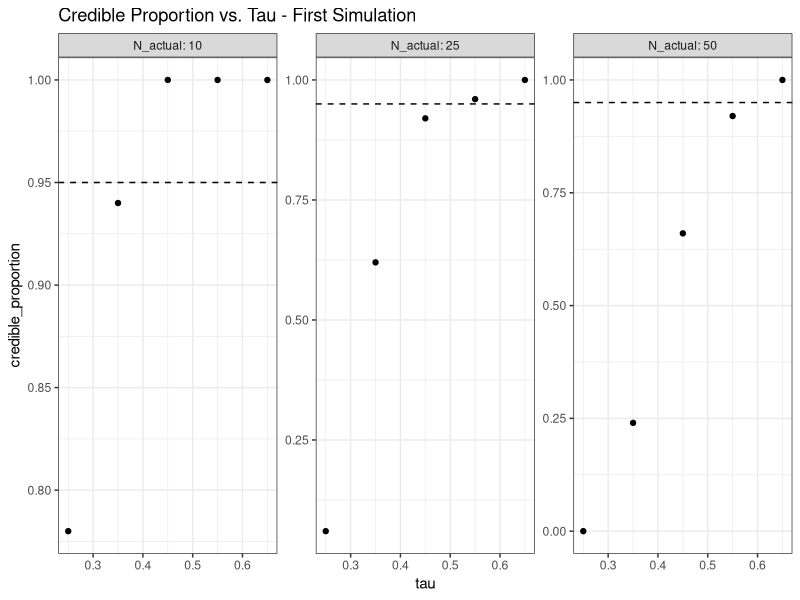
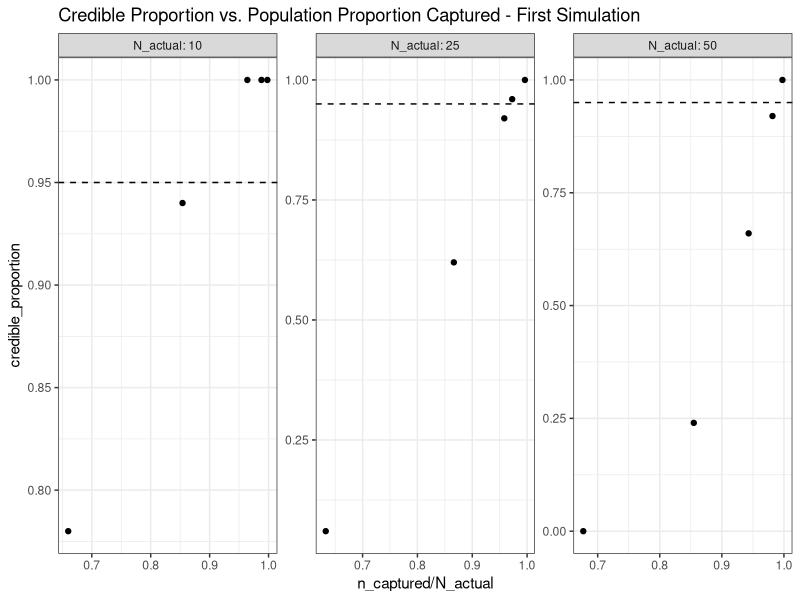
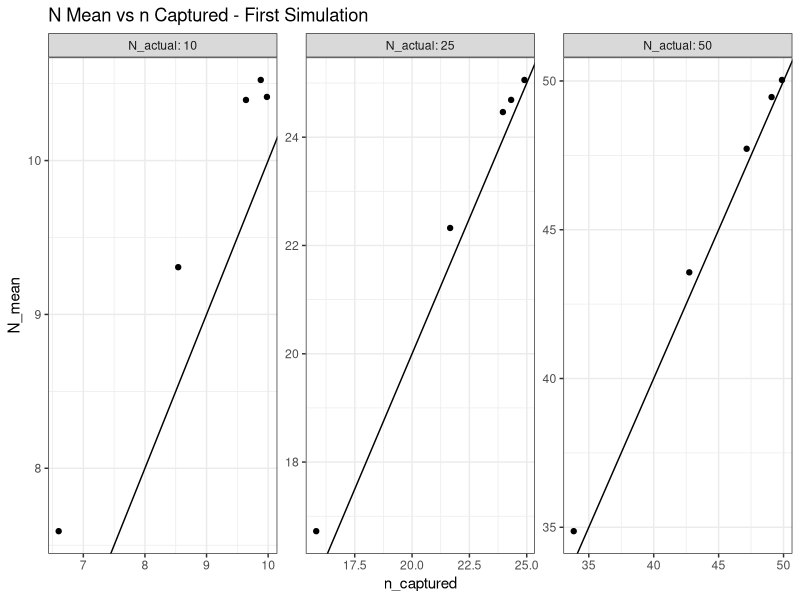
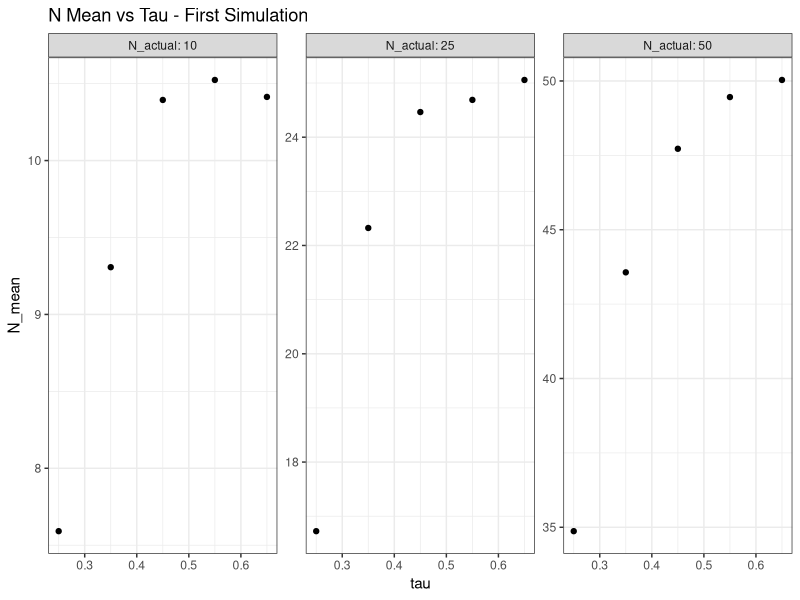
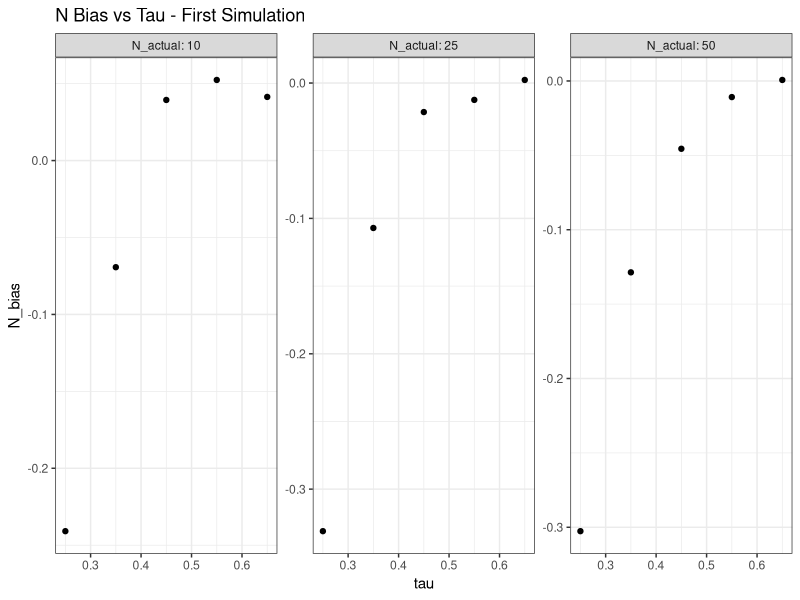
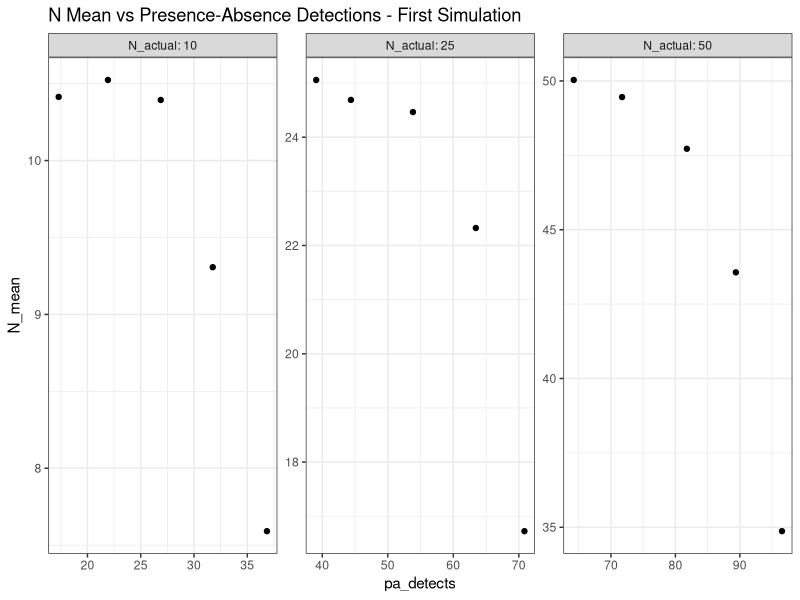
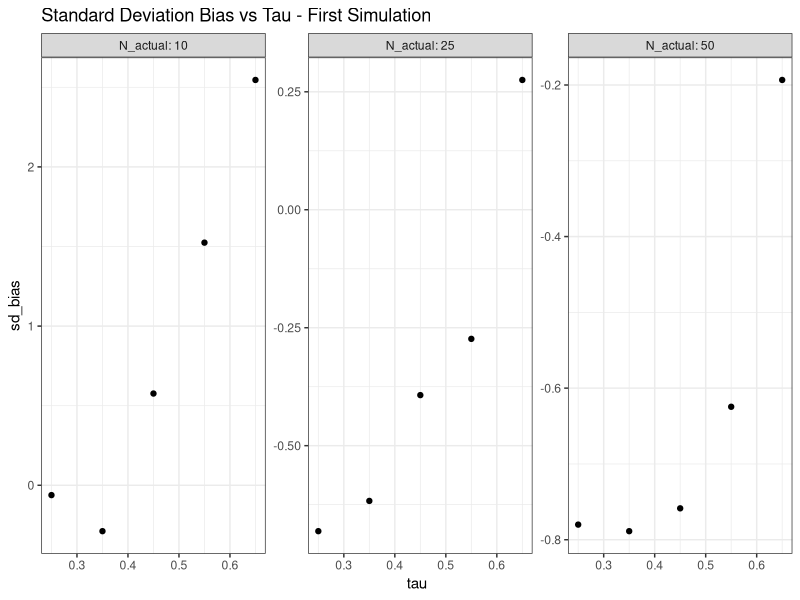
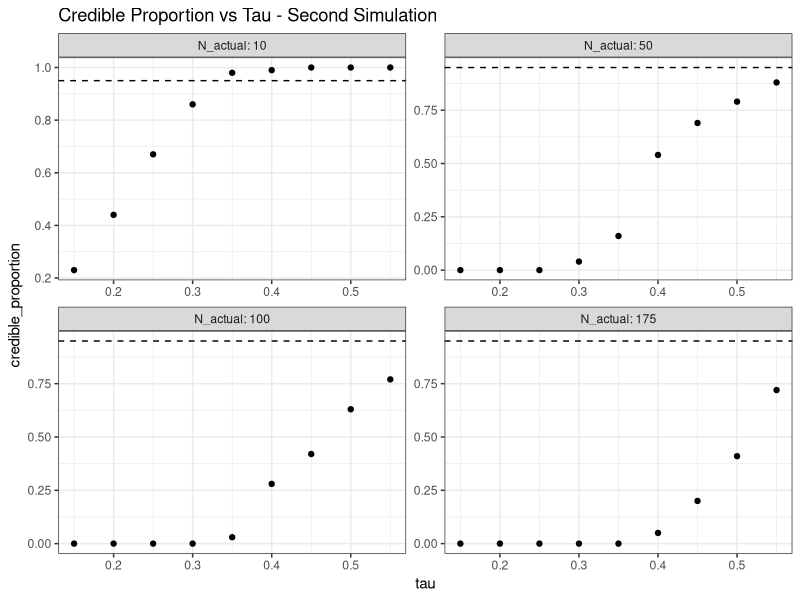

These charts were generated, in order, by the following R code: (Note: this script raises an error after producing the figures.)
## ---- chunk 1
knitr::opts_chunk$set(echo = FALSE)
knitr::opts_chunk$set(results = "hide")
library(ggplot2)
theme_set(theme_bw())
library(readr)
require(gridExtra)
library(cowplot)
summary_stats_SimStudy4 <- read_csv("summary_stats_SimStudy4.csv")
summary_stats_SimStudy5 <- read_csv("summary_stats_SimStudy5.csv")
summary_stats_SimStudy7 <- read_csv("summary_stats_SimStudy7.csv")
summary_stats_SimStudy8 <- read_csv("summary_stats_SimStudy8ReRun.csv")
summary_stats_SimStudy10 <- read_csv("summary_stats_SimStudy10.csv")
summary_stats_SimStudy12 <- read_csv("summary_stats_SimStudy12.csv")
## ---- chunk 2

ggplot(data = summary_stats_SimStudy4, mapping = aes(x = tau, y = credible_proportion)) +
  geom_point() +
  facet_wrap(vars(N_actual), scales = "free", labeller = label_both) +
  geom_hline(yintercept = 0.95, lty = 2) +
  ggtitle("Credible Proportion vs. Tau - First Simulation")

ggsave("SimStudy4_credible_proportion_vs_tau.png", device = "png")

ggplot(data = summary_stats_SimStudy4, mapping = aes(x = n_captured / N_actual, y = credible_proportion)) +
  geom_point() +
  facet_wrap(vars(N_actual), scales = "free", labeller = label_both) +
  geom_hline(yintercept = 0.95, lty = 2) +
  ggtitle("Credible Proportion vs. Population Proportion Captured - First Simulation")

ggsave("SimStudy4_credible_proportion_vs_pop_prop.png", device = "png")

ggplot(data = summary_stats_SimStudy4, mapping = aes(x = n_captured, y = N_mean)) +
  geom_point() +
  facet_wrap(vars(N_actual), scales = "free", labeller = label_both) +
  geom_abline(slope = 1) +
  ggtitle("N Mean vs n Captured - First Simulation")

ggsave("SimStudy4_N_mean_vs_n_captured.png", device = "png")

ggplot(data = summary_stats_SimStudy4, mapping = aes(x = tau, y = N_mean)) +
  geom_point() +
  facet_wrap(vars(N_actual), scales = "free", labeller = label_both) +
  ggtitle("N Mean vs Tau - First Simulation")
ggsave("SimStudy4_N_mean_vs_tau.png", device = "png")

ggplot(data = summary_stats_SimStudy4, mapping = aes(x = tau, y = N_bias)) +
  geom_point() +
  facet_wrap(vars(N_actual), scales = "free", labeller = label_both) +
  ggtitle("N Bias vs Tau - First Simulation")
ggsave("SimStudy4_N_bias_vs_tau.png", device = "png")

ggplot(data = summary_stats_SimStudy4, mapping = aes(x = pa_detects, y = N_mean)) +
  geom_point() +
  facet_wrap(vars(N_actual), scales = "free", labeller = label_both) +
  ggtitle("N Mean vs Presence-Absence Detections - First Simulation")
ggsave("SimStudy4_N_mean_vs_pa_detects.png", device = "png")

ggplot(data = summary_stats_SimStudy4, mapping = aes(x = tau, y = sd_bias)) +
  geom_point() +
  facet_wrap(vars(N_actual), scales = "free", labeller = label_both) +
  ggtitle("Standard Deviation Bias vs Tau - First Simulation")
ggsave("SimStudy4_sd_bias_vs_tau.png", device = "png")
## ---- chunk 3

SimStudy5 <- subset(summary_stats_SimStudy5, N_actual == 10 | N_actual == 50 | N_actual == 100 | N_actual == 175)

ggplot(data = SimStudy5, mapping = aes(x = tau, y = credible_proportion)) +
  geom_point() +
  facet_wrap(vars(N_actual), scales = "free", labeller = label_both) +
  geom_hline(yintercept = 0.95, lty = 2) +
  ggtitle("Credible Proportion vs Tau - Second Simulation")

ggsave("SimStudy5_credible_proportion_vs_tau.png", device = "png")

ggplot(data = SimStudy5, mapping = aes(x = n_captured / N_actual, y = credible_proportion)) +
  geom_point() +
  facet_wrap(vars(N_actual), scales = "free", labeller = label_both) +
  geom_hline(yintercept = 0.95, lty = 2) +
  ggtitle("Credible Proportion vs Population Proportion Captured - Second Simulation")

ggsave("SimStudy5_credible_proportion_vs_pop_prop.png", device = "png")

ggplot(data = SimStudy5, mapping = aes(x = n_captured, y = N_mean)) +
  geom_point() +
  facet_wrap(vars(N_actual), scales = "free", labeller = label_both) +
  geom_abline(slope = 1) +
  ggtitle("N Mean vs n Captured - Second Simulation")

ggsave("SimStudy5_N_mean_vs_n_captured.png", device = "png")

ggplot(data = SimStudy5, mapping = aes(x = tau, y = N_mean)) +
  geom_point() +
  facet_wrap(vars(N_actual), scales = "free", labeller = label_both) +
  ggtitle("N Mean vs Tau - Second Simulation")
ggsave("SimStudy5_N_mean_vs_tau.png", device = "png")

ggplot(data = SimStudy5, mapping = aes(x = tau, y = N_bias)) +
  geom_point() +
  facet_wrap(vars(N_actual), scales = "free", labeller = label_both) +
  ggtitle("N Bias vs Tau - Second Simulation")
ggsave("SimStudy5_N_bias_vs_tau.png", device = "png")

ggplot(data = SimStudy5, mapping = aes(x = pa_detects, y = N_mean)) +
  geom_point() +
  facet_wrap(vars(N_actual), scales = "free", labeller = label_both) +
  ggtitle("N Mean vs Presence-Absence Detections - Second Simulation")
ggsave("SimStudy5_N_mean_vs_pa_detects.png", device = "png")

ggplot(data = SimStudy5, mapping = aes(x = tau, y = sd_bias)) +
  geom_point() +
  facet_wrap(vars(N_actual), scales = "free", labeller = label_both) +
  ggtitle("Standard Deviation Bias vs Tau - Second Simulation")
ggsave("SimStudy5_sd_bias_vs_tau.png", device = "png")
## ---- chunk 4

SimStudy7 <- subset(summary_stats_SimStudy7, N_actual == 10 | N_actual == 175 & (nsites == 16 | nsites == 25))

ggplot(data = SimStudy7, mapping = aes(x = tau, y = credible_proportion)) +
  geom_point() +
  facet_wrap(vars(N_actual, ntraps), scales = "free", labeller = label_both) +
  geom_hline(yintercept = 0.95, lty = 2) +
  ggtitle("Credible Proportion vs Tau - Third Simulation")
ggsave("SimStudy7_credible_proportion_vs_tau.png", device = "png")

ggplot(data = SimStudy7, mapping = aes(x = n_captured / N_actual, y = credible_proportion)) +
  geom_point() +
  facet_wrap(vars(N_actual, ntraps), scales = "free", labeller = label_both) +
  geom_hline(yintercept = 0.95, lty = 2) +
  ggtitle("Credible Proportion vs Population Proportion Captured - Third Simulation")
ggsave("SimStudy7_credible_proportion_vs_pop_prop.png", device = "png")

ggplot(data = SimStudy7, mapping = aes(x = n_captured, y = N_mean)) +
  geom_point() +
  facet_wrap(vars(N_actual, ntraps), scales = "free", labeller = label_both) +
  geom_abline(slope = 1) +
  ggtitle("N Mean vs n Captured - Third Simulation")
ggsave("SimStudy7_N_mean_vs_n_captured.png", device = "png")

ggplot(data = SimStudy7, mapping = aes(x = tau, y = N_mean)) +
  geom_point() +
  facet_wrap(vars(N_actual, ntraps), scales = "free", labeller = label_both) +
  ggtitle("N Mean vs Tau - Third Simulation")
ggsave("SimStudy7_N_mean_vs_tau.png", device = "png")

ggplot(data = SimStudy7, mapping = aes(x = pa_detects, y = N_mean)) +
  geom_point() +
  facet_wrap(vars(N_actual, nsites), scales = "free", labeller = label_both) +
  ggtitle("N Mean vs Presence-Absence Detections - Third Simulation")
ggsave("SimStudy7_N_mean_vs_pa_detects.png", device = "png")

ggplot(data = SimStudy7, mapping = aes(x = tau, y = sd_bias)) +
  geom_point() +
  facet_wrap(vars(N_actual, ntraps, nsites), scales = "free", labeller = label_both) +
  ggtitle("Standard Deviation Bias vs Tau - Third Simulation")
ggsave("SimStudy7_sd_bias_vs_tau.png", device = "png")
## ---- chunk 5

pop_labeller <- function(x) paste0("Actual Population: ", x)

SimStudy8 <- subset(summary_stats_SimStudy8, ( N_actual == 200) & nsites == 100 & ntraps == 6)

ggplot(data = SimStudy8, mapping = aes(x = tau, y = credible_proportion)) +
  geom_point() +
  facet_wrap(vars(N_actual), scales = "free", labeller = as_labeller(pop_labeller)) +
  geom_hline(yintercept = 0.95, lty = 2, color = "red") +
  theme(plot.margin = margin(10, 10, 10, 10)) +
  xlab("Tau") +
  ylab("Credible Proportion")
ggsave("SimStudy8_credible_proportion_vs_tau.png", device = "png", dpi = 300)

ggplot(data = SimStudy8, mapping = aes(x = n_captured / N_actual, y = credible_proportion)) +
  geom_point() +
  facet_wrap(vars(N_actual), scales = "free", labeller = as_labeller(pop_labeller)) +
  geom_hline(yintercept = 0.95, lty = 2) +
  theme(plot.margin = margin(10, 10, 10, 10)) +
  xlab("Population Proportion Captured") +
  ylab("Credible Proportion")
ggsave("SimStudy8_credible_proportion_vs_pop_prop.png", device = "png", dpi = 300)


N_mean_n_captured_8 <- ggplot(data = SimStudy8, mapping = aes(x = n_captured, y = N_mean)) +
  geom_point() +
  facet_wrap(vars(N_actual), scales = "free", labeller = as_labeller(pop_labeller)) +
  geom_abline(slope = 1) +
  theme(plot.margin = margin(10, 10, 10, 10)) +
  ggtitle("A)") +
  xlab("Number Captured") +
  ylab("Population Estimate")
ggsave("SimStudy8_N_mean_vs_n_captured.png", device = "png", dpi = 300)

cor(SimStudy8$n_captured, SimStudy8$N_mean)



N_mean_tau_8 <- ggplot(data = SimStudy8, mapping = aes(x = tau, y = N_mean)) +
  geom_point() +
  facet_wrap(vars(N_actual), scales = "free", labeller = as_labeller(pop_labeller)) +
  geom_hline(data = SimStudy8, aes(yintercept = N_actual), lty = 2, color = "red") +
  theme(plot.margin = margin(10, 10, 10, 10)) +
  xlab("Tau") +
  ylab("Population Estimate")
N_mean_tau_8
ggsave("SimStudy8_N_mean_vs_tau.png", device = "png", dpi = 300)

cred_width_tau_8 <- ggplot(data = SimStudy8, mapping = aes(x = tau, y = credible_width)) +
  geom_point() +
  facet_wrap(vars(N_actual), scales = "free", labeller = as_labeller(pop_labeller)) +
  theme(plot.margin = margin(10, 10, 10, 10)) +
  xlab("Tau") +
  ylab("Credible Interval Width")
cred_width_tau_8
ggsave("SimStudy8_cred_width_vs_tau.png", device = "png", dpi = 300)


ggsave("SimStudy8_N_mean_cred_width_tau.png", arrangeGrob(N_mean_tau_8, cred_width_tau_8))


SimStudy8_pa <- subset(summary_stats_SimStudy8, (N_actual == 200) & (nsites == 100) & ntraps == 6)
N_mean_pa_detects_8 <- ggplot(data = SimStudy8_pa, mapping = aes(x = pa_detects, y = N_mean)) +
  geom_point() +
  facet_wrap(vars(N_actual), scales = "free", labeller = as_labeller(pop_labeller)) +
  xlab("Presence-Absence Detections") +
  ylab("Population Estimate") +
  theme(plot.margin = margin(10, 20, 10, 10))
ggsave("SimStudy8_N_mean_vs_pa_detects.png", device = "png", dpi = 300)

pa_detects_n_captured_8 <- ggplot(data = SimStudy8_pa, mapping = aes(x = pa_detects, y = n_captured)) +
  geom_point() +
  facet_wrap(vars(N_actual), scales = "free", labeller = as_labeller(pop_labeller)) +
  theme(plot.margin = margin(10, 10, 10, 10)) +
  xlab("Presence-Absence Detections") +
  ylab("Number Captured")
ggsave("SimStudy8_pa_detections_vs_n_captured.png", device = "png", dpi = 300)

ggsave("SimStudy8_N_mean_pa_detects_n_captured.png", arrangeGrob(N_mean_pa_detects_8, pa_detects_n_captured_8))

sd_bias_tau_8 <- ggplot(data = SimStudy8, mapping = aes(x = tau, y = sd_bias)) +
  geom_point() +
  facet_wrap(vars(N_actual), scales = "free", labeller = as_labeller(pop_labeller)) +
  theme(plot.margin = margin(10, 10, 10, 10)) +
  xlab("Tau") +
  ggtitle("A)") +
  ylab("Standard Deviation Bias")
ggsave("SimStudy8_sd_bias_vs_tau.png", device = "png", dpi = 300)



sd_bias_pop_prop_8 <- ggplot(data = SimStudy8, mapping = aes(x = n_captured / N_actual, y = sd_bias)) +
  geom_point() +
  facet_wrap(vars(N_actual), scales = "free", labeller = as_labeller(pop_labeller)) +
  theme(plot.margin = margin(10, 10, 10, 10)) +
  xlab("Population Proportion Captured") +
  ylab("Standard Deviation Bias")
ggsave("SimStudy8_sd_bias_pop_prop.png", device = "png", dpi = 300)



ggplot(data = SimStudy8, mapping = aes(x = tau, y = psi0_mean)) +
  geom_point() +
  facet_wrap(vars(N_actual), scales = "free", labeller = as_labeller(pop_labeller)) +
  theme(plot.margin = margin(10, 10, 10, 10)) +
  xlab("Tau") +
  ylab("Psi Mean")
ggsave("SimStudy8_psi0_mean_tau.png", device = "png", dpi = 300)

SimStudy8_N_actual <- subset(summary_stats_SimStudy8, (nsites == 100) & ntraps == 3)

var_color <- "tau"

ggplot(data = SimStudy8_N_actual, mapping = aes(x = N_actual, y = N_mean, color = get(var_color))) +
  geom_point() +
  geom_abline(slope = 1, color = "red") +
  theme(plot.margin = margin(10, 10, 10, 10)) +
  xlab("Actual Population") +
  ylab("Population Estimate") +
  guides(color = guide_legend(title = var_color))
ggsave("SimStudy8_N_mean_vs_N_actual.png", device = "png", dpi = 300)
## ---- chunk 6

SimStudy10 <- subset(summary_stats_SimStudy10, N_actual == 200 & nsample_cap >= 8 & nsample_cap <= 10 & nsample_pa >= 8 & nsample_pa <= 10 & ntraps == 6)

ggplot(data = SimStudy10, mapping = aes(x = tau, y = credible_proportion)) +
  geom_point() +
  facet_wrap(vars(N_actual, ntraps, nsample_cap), scales = "free", labeller = label_both) +
  geom_hline(yintercept = 0.95, lty = 2) +
  ggtitle("Credible Proportion vs Tau")
ggsave("SimStudy10_credible_proportion_vs_tau.png", device = "png", height = 100, limitsize = F, dpi = 300)

ggplot(data = SimStudy10, mapping = aes(x = n_captured / N_actual, y = credible_proportion)) +
  geom_point() +
  facet_wrap(vars(N_actual, ntraps, nsample_cap), scales = "free", labeller = label_both) +
  geom_hline(yintercept = 0.95, lty = 2) +
  ggtitle("Credible Proportion vs Population Proportion Captured")
ggsave("SimStudy10_credible_proportion_vs_pop_prop.png", device = "png", dpi = 300)


ggplot(data = SimStudy10, mapping = aes(x = n_captured, y = N_mean)) +
  geom_point() +
  facet_wrap(vars(N_actual, ntraps, nsample_cap), scales = "free", labeller = label_both) +
  geom_abline(slope = 1) +
  ggtitle("N Mean vs. n Captured")
ggsave("SimStudy10_N_mean_vs_n_captured.png", device = "png", dpi = 300)

ggplot(data = SimStudy10, mapping = aes(x = tau, y = N_mean)) +
  geom_point() +
  facet_wrap(vars(N_actual, ntraps, nsample_cap), scales = "free", labeller = label_both) +
  ggtitle("N Mean vs. Tau")
ggsave("SimStudy10_N_mean_vs_tau.png", device = "png", dpi = 300)

ggplot(data = SimStudy10, mapping = aes(x = pa_detects, y = N_mean)) +
  geom_point() +
  facet_wrap(vars(tau, nsites, nsample_pa), scales = "free", labeller = label_both) +
  ggtitle("N Mean vs. Presence-Absence Detections")
ggsave("SimStudy10_N_mean_vs_pa_detects.png", device = "png", dpi = 300)

ggplot(data = SimStudy10, mapping = aes(x = tau, y = sd_bias)) +
  geom_point() +
  facet_wrap(vars(ntraps, nsample_pa, nsample_cap), scales = "free", labeller = label_both) +
  ggtitle("Standard Deviation Bias vs. Tau")
ggsave("SimStudy10_sd_bias_vs_tau.png", device = "png", dpi = 300)
## ---- chunk 7

p_labeller <- function(x) paste0("Capture Probability: ", x)

SimStudy12 <- subset(summary_stats_SimStudy12, N_actual == 500 & nsites == 64 & ntraps == 5 & delta == 1 & sigma == 1)

cred_prop_tau_12 <- ggplot(data = SimStudy12, mapping = aes(x = tau, y = credible_proportion)) +
  geom_point() +
  facet_wrap(vars(p), scales = "free", labeller = as_labeller(p_labeller)) +
  geom_hline(yintercept = 0.95, lty = 2) +
  theme(plot.margin = margin(10, 10, 10, 10)) +
  xlab("Tau") +
  ylab("Credible Proportion")
ggsave("SimStudy12_credible_proportion_vs_tau.png", device = "png", dpi = 300)

ggplot(data = SimStudy12, mapping = aes(x = n_captured / N_actual, y = credible_proportion)) +
  geom_point() +
  facet_wrap(vars(p), scales = "free", labeller = as_labeller(p_labeller)) +
  geom_hline(yintercept = 0.95, lty = 2) +
  theme(plot.margin = margin(10, 10, 10, 10)) +
  xlab("Population Proportion Captured") +
  ylab("Credible Proportion")
ggsave("SimStudy12_credible_proportion_vs_pop_prop.png", device = "png", dpi = 300)


ggplot(data = SimStudy12, mapping = aes(x = tau, y = credible_width)) +
  geom_point() +
  facet_wrap(vars(p), scales = "free", labeller = as_labeller(p_labeller)) +
  theme(plot.margin = margin(10, 10, 10, 10)) +
  xlab("Tau") +
  ylab("Credible Interval Width")
ggsave("SimStudy12_cred_width_vs_tau.png", device = "png", dpi = 300)



N_mean_n_captured_12 <- ggplot(data = SimStudy12, mapping = aes(x = n_captured, y = N_mean)) +
  geom_point() +
  facet_wrap(vars(p), scales = "free", labeller = as_labeller(p_labeller)) +
  geom_abline(slope = 1) +
  theme(plot.margin = margin(10, 10, 10, 10)) +
  ggtitle("B)") +
  xlab("Number Captured") +
  ylab("Population Estimate")
ggsave("SimStudy12_N_mean_vs_n_captured.png", device = "png", dpi = 300)

ggsave("N_mean_n_captured_8_12.png", arrangeGrob(N_mean_n_captured_8, N_mean_n_captured_12), height = 10)


cor(SimStudy12$n_captured, SimStudy12$N_mean)

ggplot(data = SimStudy12, mapping = aes(x = tau, y = N_mean)) +
  geom_point() +
  geom_hline(yintercept = 500, linetype = "dashed", color = "red") +
  facet_wrap(vars(p), scales = "free", labeller = as_labeller(p_labeller)) +
  theme(plot.margin = margin(10, 10, 10, 10)) +
  xlab("Tau") +
  ylab("Population Estimate")
ggsave("SimStudy12_N_mean_vs_tau.png", device = "png", dpi = 300)


SimStudy12_pa <- subset(summary_stats_SimStudy12, (N_actual == 10) & (nsites == 64) & ntraps == 5 & delta == 1 & sigma == 1)
ggplot(data = SimStudy12_pa, mapping = aes(x = pa_detects, y = N_mean)) +
  geom_point() +
  facet_wrap(vars(p), scales = "free", labeller = as_labeller(p_labeller)) +
  xlab("Total Presence-Absence Detections") +
  ylab("Population Estimate") +
  theme(plot.margin = margin(10, 20, 10, 10))
ggsave("SimStudy12_N_mean_vs_pa_detects.png", device = "png", dpi = 300)

ggplot(data = SimStudy12_pa, mapping = aes(x = n_captured, y = pa_detects)) +
  geom_point() +
  facet_wrap(vars(p), scales = "free", labeller = as_labeller(p_labeller)) +
  theme(plot.margin = margin(10, 10, 10, 10)) +
  xlab("Number Captured") +
  ylab("Presence-Absence Detections")
ggsave("SimStudy12_pa_detections_vs_n_captured.png", device = "png", dpi = 300)


sd_bias_tau_12 <- ggplot(data = SimStudy12, mapping = aes(x = tau, y = sd_bias)) +
  geom_point() +
  facet_wrap(vars(p), scales = "free", labeller = as_labeller(p_labeller)) +
  theme(plot.margin = margin(10, 10, 10, 10)) +
  xlab("Tau") +
  ggtitle("B)") +
  ylab("Standard Deviation Bias")
ggsave("SimStudy12_sd_bias_vs_tau.png", device = "png", dpi = 300)


ggsave("sd_bias_tau_8_12.png", device = "png", dpi = 300, arrangeGrob(sd_bias_tau_8, sd_bias_tau_12))

sd_bias_pop_prop_12 <- ggplot(data = SimStudy12, mapping = aes(x = n_captured / N_actual, y = sd_bias)) +
  geom_point() +
  facet_wrap(vars(p), scales = "free", labeller = as_labeller(p_labeller)) +
  theme(plot.margin = margin(10, 10, 10, 10)) +
  xlab("Population Proportion Captured") +
  ylab("Standard Deviation Bias")
ggsave("SimStudy12_sd_bias_pop_prop.png", device = "png", dpi = 300)

ggsave("sd_bias_pop_prop_8_12.png", device = "png", dpi = 300, arrangeGrob(sd_bias_pop_prop_8, sd_bias_pop_prop_12))

ggplot(data = SimStudy12, mapping = aes(x = tau, y = psi0_mean)) +
  geom_point() +
  facet_wrap(vars(p), scales = "free", labeller = as_labeller(p_labeller)) +
  theme(plot.margin = margin(10, 10, 10, 10)) +
  xlab("Tau") +
  ylab("Psi Mean")
ggsave("SimStudy12_psi0_mean_tau.png", device = "png", dpi = 300)


SimStudy12_delta_sigma <- subset(summary_stats_SimStudy12, N_actual == 500 & nsites == 64 & ntraps == 5 & p == 0.75)

cor(SimStudy12_delta_sigma$n_captured, SimStudy12_delta_sigma$N_mean)

N_mean_n_captured_delta_sigma_12 <- ggplot(data = SimStudy12_delta_sigma, mapping = aes(x = n_captured, y = N_mean)) +
  geom_point() +
  facet_wrap(vars(delta, sigma), scales = "free", labeller = label_both) +
  geom_abline(slope = 1) +
  theme(plot.margin = margin(10, 10, 10, 10)) +
  xlab("Number Captured") +
  ylab("Population Estimate")
ggsave("SimStudy12_N_mean_vs_n_captured_delta_sigma.png", device = "png", dpi = 300)
